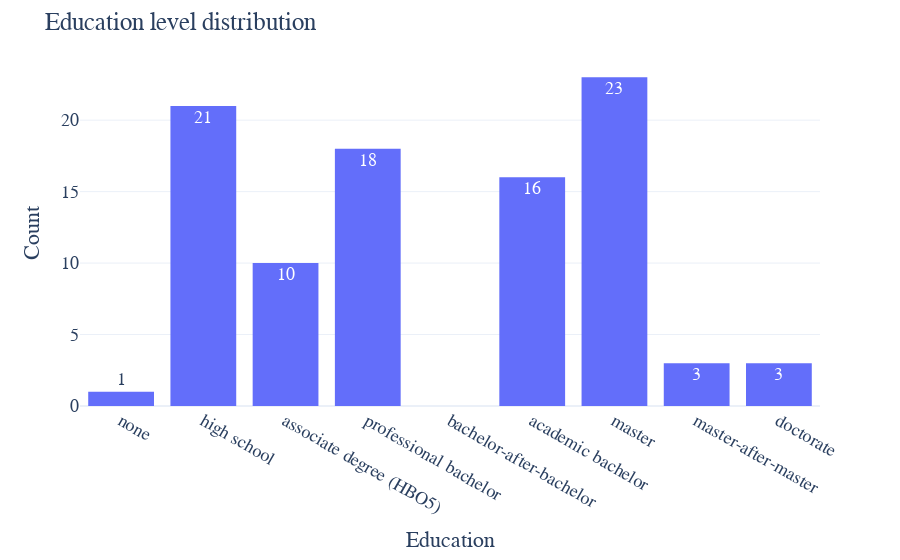

The code cell stored with this chart in its notebook:
### Markdown cell above
### Explore Education

### Code cell
# Histogram Education level
fig = px.histogram(df_annotators['Education'], x="Education", category_orders=dict(Education=education), template="plotly_white", text_auto=True)
fig.update_layout(
    title_text='Education level distribution', # title of plot
    xaxis_title_text='Education', # xaxis label
    yaxis_title_text='Count', # yaxis label
    font=dict(
        family="Helvetica",
        size=18
    )
)
fig.show()

### Figure 1 — Plotly figure (JSON) as saved in the notebook; plotly's stock layout.template omitted (floating-point values rounded to 4 significant figures)
{"data": [{"alignmentgroup": "True", "bingroup": "x", "hovertemplate": "Education=%{x}<br>count=%{y}<extra></extra>", "legendgroup": "", "marker": {"color": "#636efa", "pattern": {"shape": ""}}, "name": "", "offsetgroup": "", "orientation": "v", "showlegend": false, "texttemplate": "%{value}", "type": "histogram", "x": ["academic bachelor", "high school", "academic bachelor", "academic bachelor", "master", "high school", "high school", "master-after-master", "master", "academic bachelor", "professional bachelor", "professional bachelor", "professional bachelor", "professional bachelor", "high school", "professional bachelor", "associate degree (HBO5)", "high school", "professional bachelor", "master-after-master", "doctorate", "high school", "academic bachelor", "master", "high school", "academic bachelor", "master", "master", "associate degree (HBO5)", "high school", "high school", "professional bachelor", "high school", "professional bachelor", "high school", "academic bachelor", "associate degree (HBO5)", "associate degree (HBO5)", "master", "high school", "associate degree (HBO5)", "professional bachelor", "master", "professional bachelor", "academic bachelor", "academic bachelor", "master", "high school", "academic bachelor", "professional bachelor", "associate degree (HBO5)", "master", "academic bachelor", "high school", "master", "master", "academic bachelor", "associate degree (HBO5)", "high school", "master", "master", "academic bachelor", "master", "master", "master-after-master", "academic bachelor", "doctorate", "professional bachelor", "associate degree (HBO5)", "professional bachelor", "academic bachelor", "master", "professional bachelor", "master", "master", "master", "high school", "none", "high school", "academic bachelor", "high school", "professional bachelor", "high school", "high school", "doctorate", "professional bachelor", "master", "professional bachelor", "associate degree (HBO5)", "master", "master", "high school", "associate degree (HBO5)", "professional bachelor", "master"], "xaxis": "x", "yaxis": "y"}], "layout": {"barmode": "relative", "font": {"family": "Helvetica", "size": 18}, "legend": {"tracegroupgap": 0}, "margin": {"t": 60}, "title": {"text": "Education level distribution"}, "xaxis": {"anchor": "y", "categoryarray": ["none", "high school", "associate degree (HBO5)", "professional bachelor", "bachelor-after-bachelor", "academic bachelor", "master", "master-after-master", "doctorate"], "categoryorder": "array", "domain": [0, 1], "title": {"text": "Education"}}, "yaxis": {"anchor": "x", "domain": [0, 1], "title": {"text": "Count"}}}}
